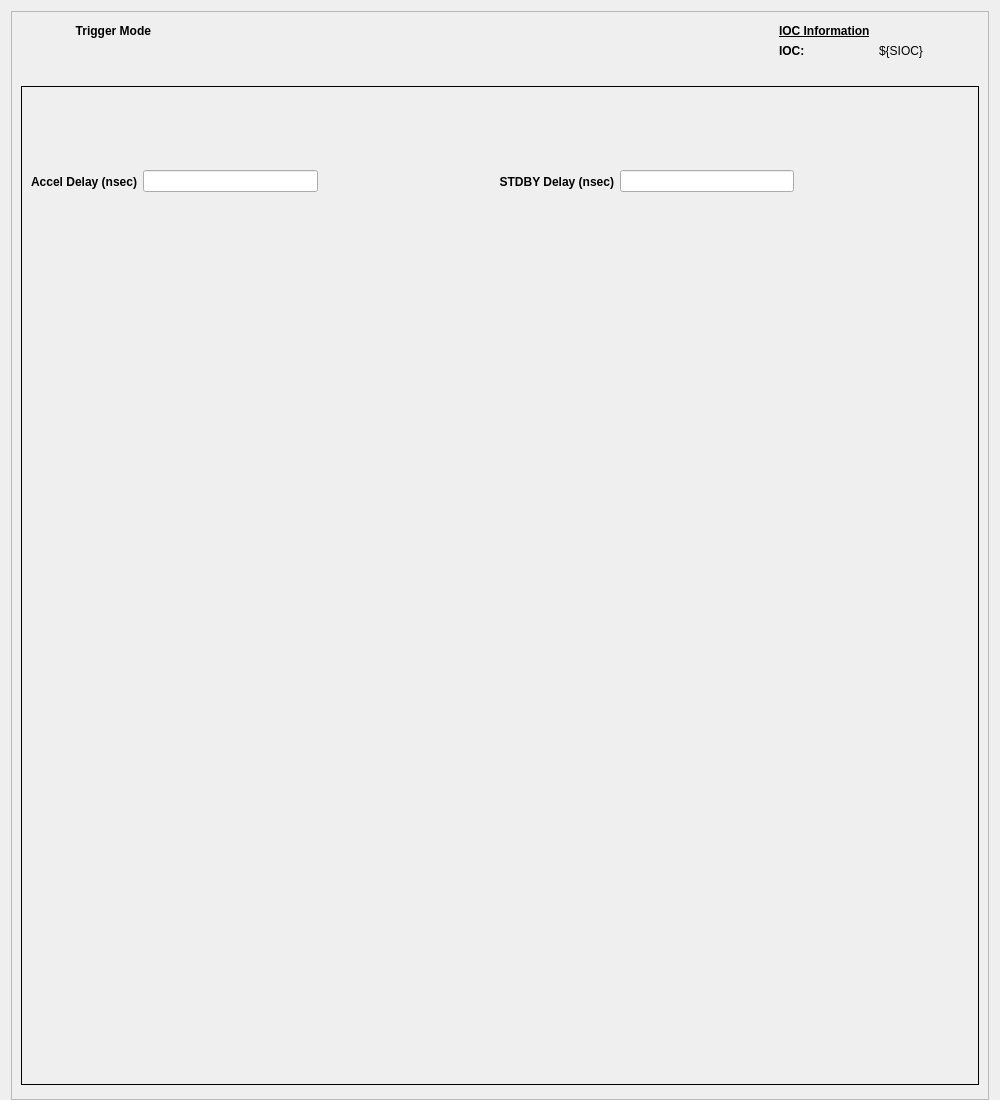
<?xml version="1.0" encoding="UTF-8"?>
<ui version="4.0">
 <class>Form</class>
 <widget class="QWidget" name="Form">
  <property name="geometry">
   <rect>
    <x>0</x>
    <y>0</y>
    <width>1000</width>
    <height>1100</height>
   </rect>
  </property>
  <property name="minimumSize">
   <size>
    <width>950</width>
    <height>0</height>
   </size>
  </property>
  <property name="maximumSize">
   <size>
    <width>16777215</width>
    <height>16777215</height>
   </size>
  </property>
  <property name="windowTitle">
   <string>High Level Triggers - ${DEV}</string>
  </property>
  <layout class="QHBoxLayout" name="horizontalLayout">
   <property name="bottomMargin">
    <number>0</number>
   </property>
   <item>
    <widget class="QScrollArea" name="scrollArea">
     <property name="widgetResizable">
      <bool>true</bool>
     </property>
     <widget class="QWidget" name="scrollAreaWidgetContents_2">
      <property name="geometry">
       <rect>
        <x>0</x>
        <y>0</y>
        <width>980</width>
        <height>1089</height>
       </rect>
      </property>
      <layout class="QVBoxLayout" name="verticalLayout">
       <item>
        <layout class="QVBoxLayout" name="verticalLayout_6" stretch="0,0,0,0,0,0,0,0,0">
         <property name="spacing">
          <number>0</number>
         </property>
         <item>
          <layout class="QGridLayout" name="gridLayout">
           <property name="bottomMargin">
            <number>10</number>
           </property>
           <item row="0" column="4" colspan="2">
            <widget class="QLabel" name="label">
             <property name="sizePolicy">
              <sizepolicy hsizetype="Fixed" vsizetype="Preferred">
               <horstretch>0</horstretch>
               <verstretch>0</verstretch>
              </sizepolicy>
             </property>
             <property name="minimumSize">
              <size>
               <width>200</width>
               <height>20</height>
              </size>
             </property>
             <property name="font">
              <font>
               <weight>75</weight>
               <bold>true</bold>
               <underline>true</underline>
              </font>
             </property>
             <property name="text">
              <string>IOC Information</string>
             </property>
            </widget>
           </item>
           <item row="1" column="5">
            <widget class="PyDMLabel" name="PyDMLabel">
             <property name="sizePolicy">
              <sizepolicy hsizetype="Fixed" vsizetype="Preferred">
               <horstretch>0</horstretch>
               <verstretch>0</verstretch>
              </sizepolicy>
             </property>
             <property name="minimumSize">
              <size>
               <width>100</width>
               <height>20</height>
              </size>
             </property>
             <property name="toolTip">
              <string/>
             </property>
             <property name="text">
              <string>${SIOC}</string>
             </property>
            </widget>
           </item>
           <item row="0" column="2">
            <widget class="PyDMEnumButton" name="PyDMEnumButton_2">
             <property name="sizePolicy">
              <sizepolicy hsizetype="Expanding" vsizetype="Preferred">
               <horstretch>0</horstretch>
               <verstretch>0</verstretch>
              </sizepolicy>
             </property>
             <property name="minimumSize">
              <size>
               <width>0</width>
               <height>20</height>
              </size>
             </property>
             <property name="maximumSize">
              <size>
               <width>16777215</width>
               <height>40</height>
              </size>
             </property>
             <property name="toolTip">
              <string/>
             </property>
             <property name="styleSheet">
              <string notr="true">QPushButton{font: 8px;}</string>
             </property>
             <property name="alarmSensitiveContent" stdset="0">
              <bool>false</bool>
             </property>
             <property name="alarmSensitiveBorder" stdset="0">
              <bool>true</bool>
             </property>
             <property name="PyDMToolTip" stdset="0">
              <string/>
             </property>
             <property name="channel" stdset="0">
              <string>ca://${DEV}:MODECFG</string>
             </property>
             <property name="items" stdset="0">
              <stringlist/>
             </property>
             <property name="useCustomOrder" stdset="0">
              <bool>false</bool>
             </property>
             <property name="invertOrder" stdset="0">
              <bool>false</bool>
             </property>
             <property name="customOrder" stdset="0">
              <stringlist/>
             </property>
             <property name="orientation" stdset="0">
              <enum>Qt::Horizontal</enum>
             </property>
             <property name="marginTop" stdset="0">
              <number>0</number>
             </property>
             <property name="marginBottom" stdset="0">
              <number>0</number>
             </property>
             <property name="marginLeft" stdset="0">
              <number>0</number>
             </property>
             <property name="marginRight" stdset="0">
              <number>0</number>
             </property>
             <property name="horizontalSpacing" stdset="0">
              <number>0</number>
             </property>
             <property name="verticalSpacing" stdset="0">
              <number>0</number>
             </property>
             <property name="checkable" stdset="0">
              <bool>true</bool>
             </property>
            </widget>
           </item>
           <item row="1" column="4">
            <widget class="QLabel" name="label_2">
             <property name="sizePolicy">
              <sizepolicy hsizetype="Fixed" vsizetype="Preferred">
               <horstretch>0</horstretch>
               <verstretch>0</verstretch>
              </sizepolicy>
             </property>
             <property name="minimumSize">
              <size>
               <width>100</width>
               <height>20</height>
              </size>
             </property>
             <property name="font">
              <font>
               <weight>75</weight>
               <bold>true</bold>
              </font>
             </property>
             <property name="text">
              <string>IOC: </string>
             </property>
            </widget>
           </item>
           <item row="0" column="3">
            <spacer name="horizontalSpacer_2">
             <property name="orientation">
              <enum>Qt::Horizontal</enum>
             </property>
             <property name="sizeType">
              <enum>QSizePolicy::Fixed</enum>
             </property>
             <property name="sizeHint" stdset="0">
              <size>
               <width>190</width>
               <height>10</height>
              </size>
             </property>
            </spacer>
           </item>
           <item row="0" column="0">
            <widget class="QLabel" name="label_3">
             <property name="sizePolicy">
              <sizepolicy hsizetype="Fixed" vsizetype="Preferred">
               <horstretch>0</horstretch>
               <verstretch>0</verstretch>
              </sizepolicy>
             </property>
             <property name="minimumSize">
              <size>
               <width>130</width>
               <height>20</height>
              </size>
             </property>
             <property name="font">
              <font>
               <weight>75</weight>
               <bold>true</bold>
              </font>
             </property>
             <property name="text">
              <string>Trigger Mode</string>
             </property>
             <property name="alignment">
              <set>Qt::AlignRight|Qt::AlignTrailing|Qt::AlignVCenter</set>
             </property>
            </widget>
           </item>
           <item row="0" column="1">
            <spacer name="horizontalSpacer">
             <property name="orientation">
              <enum>Qt::Horizontal</enum>
             </property>
             <property name="sizeType">
              <enum>QSizePolicy::Fixed</enum>
             </property>
             <property name="sizeHint" stdset="0">
              <size>
               <width>10</width>
               <height>10</height>
              </size>
             </property>
            </spacer>
           </item>
          </layout>
         </item>
         <item>
          <spacer name="verticalSpacer_5">
           <property name="orientation">
            <enum>Qt::Vertical</enum>
           </property>
           <property name="sizeType">
            <enum>QSizePolicy::Fixed</enum>
           </property>
           <property name="sizeHint" stdset="0">
            <size>
             <width>20</width>
             <height>5</height>
            </size>
           </property>
          </spacer>
         </item>
         <item>
          <widget class="PyDMEmbeddedDisplay" name="PyDMEmbeddedDisplay_11">
           <property name="minimumSize">
            <size>
             <width>930</width>
             <height>0</height>
            </size>
           </property>
           <property name="toolTip">
            <string/>
           </property>
           <property name="frameShape">
            <enum>QFrame::Box</enum>
           </property>
           <property name="lineWidth">
            <number>1</number>
           </property>
           <property name="macros" stdset="0">
            <string>{&quot;SYS&quot;: &quot;DAQMUX&quot;, &quot;SYS2&quot;: &quot;DAQMUX&quot;}</string>
           </property>
           <property name="filename" stdset="0">
            <string>xtcav_hl_triggers_sys2_SC.ui</string>
           </property>
           <property name="loadWhenShown" stdset="0">
            <bool>true</bool>
           </property>
           <property name="disconnectWhenHidden" stdset="0">
            <bool>true</bool>
           </property>
           <property name="followSymlinks" stdset="0">
            <bool>false</bool>
           </property>
          </widget>
         </item>
         <item>
          <spacer name="verticalSpacer_4">
           <property name="orientation">
            <enum>Qt::Vertical</enum>
           </property>
           <property name="sizeType">
            <enum>QSizePolicy::Fixed</enum>
           </property>
           <property name="sizeHint" stdset="0">
            <size>
             <width>20</width>
             <height>5</height>
            </size>
           </property>
          </spacer>
         </item>
         <item>
          <widget class="PyDMEmbeddedDisplay" name="PyDMEmbeddedDisplay_10">
           <property name="minimumSize">
            <size>
             <width>930</width>
             <height>0</height>
            </size>
           </property>
           <property name="toolTip">
            <string/>
           </property>
           <property name="frameShape">
            <enum>QFrame::Box</enum>
           </property>
           <property name="lineWidth">
            <number>1</number>
           </property>
           <property name="macros" stdset="0">
            <string>{&quot;SYS&quot;: &quot;ACALGN&quot;, &quot;SYS2&quot;: &quot;AC Align Gate&quot;}</string>
           </property>
           <property name="filename" stdset="0">
            <string>xtcav_hl_triggers_sys2_SC_AC.ui</string>
           </property>
           <property name="loadWhenShown" stdset="0">
            <bool>true</bool>
           </property>
           <property name="disconnectWhenHidden" stdset="0">
            <bool>true</bool>
           </property>
           <property name="followSymlinks" stdset="0">
            <bool>false</bool>
           </property>
          </widget>
         </item>
         <item>
          <spacer name="verticalSpacer_6">
           <property name="orientation">
            <enum>Qt::Vertical</enum>
           </property>
           <property name="sizeType">
            <enum>QSizePolicy::Fixed</enum>
           </property>
           <property name="sizeHint" stdset="0">
            <size>
             <width>20</width>
             <height>5</height>
            </size>
           </property>
          </spacer>
         </item>
         <item>
          <widget class="QFrame" name="frame">
           <property name="sizePolicy">
            <sizepolicy hsizetype="Preferred" vsizetype="Expanding">
             <horstretch>0</horstretch>
             <verstretch>0</verstretch>
            </sizepolicy>
           </property>
           <property name="minimumSize">
            <size>
             <width>930</width>
             <height>0</height>
            </size>
           </property>
           <property name="frameShape">
            <enum>QFrame::Box</enum>
           </property>
           <property name="frameShadow">
            <enum>QFrame::Plain</enum>
           </property>
           <layout class="QVBoxLayout" name="verticalLayout_2">
            <property name="spacing">
             <number>0</number>
            </property>
            <property name="leftMargin">
             <number>0</number>
            </property>
            <property name="topMargin">
             <number>0</number>
            </property>
            <property name="rightMargin">
             <number>0</number>
            </property>
            <property name="bottomMargin">
             <number>0</number>
            </property>
            <item>
             <widget class="QFrame" name="horizontalFrame">
              <property name="minimumSize">
               <size>
                <width>749</width>
                <height>0</height>
               </size>
              </property>
              <property name="frameShape">
               <enum>QFrame::NoFrame</enum>
              </property>
              <layout class="QHBoxLayout" name="horizontalLayout_3">
               <item>
                <widget class="QLabel" name="label_5">
                 <property name="font">
                  <font>
                   <weight>75</weight>
                   <bold>true</bold>
                  </font>
                 </property>
                 <property name="text">
                  <string>Accel Delay (nsec)</string>
                 </property>
                 <property name="alignment">
                  <set>Qt::AlignRight|Qt::AlignTrailing|Qt::AlignVCenter</set>
                 </property>
                </widget>
               </item>
               <item>
                <widget class="PyDMLineEdit" name="PyDMLineEdit_5">
                 <property name="enabled">
                  <bool>true</bool>
                 </property>
                 <property name="sizePolicy">
                  <sizepolicy hsizetype="MinimumExpanding" vsizetype="Fixed">
                   <horstretch>0</horstretch>
                   <verstretch>0</verstretch>
                  </sizepolicy>
                 </property>
                 <property name="minimumSize">
                  <size>
                   <width>100</width>
                   <height>0</height>
                  </size>
                 </property>
                 <property name="toolTip">
                  <string/>
                 </property>
                 <property name="alignment">
                  <set>Qt::AlignCenter</set>
                 </property>
                 <property name="precision" stdset="0">
                  <number>0</number>
                 </property>
                 <property name="showUnits" stdset="0">
                  <bool>false</bool>
                 </property>
                 <property name="precisionFromPV" stdset="0">
                  <bool>true</bool>
                 </property>
                 <property name="alarmSensitiveContent" stdset="0">
                  <bool>true</bool>
                 </property>
                 <property name="alarmSensitiveBorder" stdset="0">
                  <bool>true</bool>
                 </property>
                 <property name="PyDMToolTip" stdset="0">
                  <string/>
                 </property>
                 <property name="channel" stdset="0">
                  <string>ca://${DEV}:TRG_ACCL_TDES</string>
                 </property>
                </widget>
               </item>
               <item>
                <spacer name="horizontalSpacer_7">
                 <property name="orientation">
                  <enum>Qt::Horizontal</enum>
                 </property>
                 <property name="sizeHint" stdset="0">
                  <size>
                   <width>40</width>
                   <height>20</height>
                  </size>
                 </property>
                </spacer>
               </item>
               <item>
                <widget class="QLabel" name="label_7">
                 <property name="font">
                  <font>
                   <weight>75</weight>
                   <bold>true</bold>
                  </font>
                 </property>
                 <property name="text">
                  <string>STDBY Delay (nsec)</string>
                 </property>
                 <property name="alignment">
                  <set>Qt::AlignRight|Qt::AlignTrailing|Qt::AlignVCenter</set>
                 </property>
                </widget>
               </item>
               <item>
                <widget class="PyDMLineEdit" name="PyDMLineEdit_6">
                 <property name="enabled">
                  <bool>true</bool>
                 </property>
                 <property name="sizePolicy">
                  <sizepolicy hsizetype="MinimumExpanding" vsizetype="Fixed">
                   <horstretch>0</horstretch>
                   <verstretch>0</verstretch>
                  </sizepolicy>
                 </property>
                 <property name="minimumSize">
                  <size>
                   <width>100</width>
                   <height>0</height>
                  </size>
                 </property>
                 <property name="toolTip">
                  <string/>
                 </property>
                 <property name="alignment">
                  <set>Qt::AlignCenter</set>
                 </property>
                 <property name="precision" stdset="0">
                  <number>0</number>
                 </property>
                 <property name="showUnits" stdset="0">
                  <bool>false</bool>
                 </property>
                 <property name="precisionFromPV" stdset="0">
                  <bool>true</bool>
                 </property>
                 <property name="alarmSensitiveContent" stdset="0">
                  <bool>true</bool>
                 </property>
                 <property name="alarmSensitiveBorder" stdset="0">
                  <bool>true</bool>
                 </property>
                 <property name="PyDMToolTip" stdset="0">
                  <string/>
                 </property>
                 <property name="channel" stdset="0">
                  <string>ca://${DEV}:TRG_STDBY_TDES</string>
                 </property>
                </widget>
               </item>
               <item>
                <spacer name="horizontalSpacer_8">
                 <property name="orientation">
                  <enum>Qt::Horizontal</enum>
                 </property>
                 <property name="sizeHint" stdset="0">
                  <size>
                   <width>40</width>
                   <height>20</height>
                  </size>
                 </property>
                </spacer>
               </item>
              </layout>
             </widget>
            </item>
            <item>
             <spacer name="verticalSpacer_7">
              <property name="orientation">
               <enum>Qt::Vertical</enum>
              </property>
              <property name="sizeType">
               <enum>QSizePolicy::Fixed</enum>
              </property>
              <property name="sizeHint" stdset="0">
               <size>
                <width>20</width>
                <height>10</height>
               </size>
              </property>
             </spacer>
            </item>
            <item>
             <widget class="PyDMEmbeddedDisplay" name="PyDMEmbeddedDisplay_5">
              <property name="minimumSize">
               <size>
                <width>749</width>
                <height>0</height>
               </size>
              </property>
              <property name="maximumSize">
               <size>
                <width>16777215</width>
                <height>40</height>
               </size>
              </property>
              <property name="toolTip">
               <string/>
              </property>
              <property name="frameShape">
               <enum>QFrame::NoFrame</enum>
              </property>
              <property name="macros" stdset="0">
               <string>{}</string>
              </property>
              <property name="filename" stdset="0">
               <string>xtcav_hl_triggers_sys_header.ui</string>
              </property>
              <property name="loadWhenShown" stdset="0">
               <bool>true</bool>
              </property>
              <property name="disconnectWhenHidden" stdset="0">
               <bool>true</bool>
              </property>
             </widget>
            </item>
            <item>
             <widget class="PyDMEmbeddedDisplay" name="PyDMEmbeddedDisplay">
              <property name="minimumSize">
               <size>
                <width>749</width>
                <height>0</height>
               </size>
              </property>
              <property name="toolTip">
               <string/>
              </property>
              <property name="frameShape">
               <enum>QFrame::NoFrame</enum>
              </property>
              <property name="macros" stdset="0">
               <string>{&quot;SYS&quot;:&quot;LLRF&quot;}</string>
              </property>
              <property name="filename" stdset="0">
               <string>xtcav_hl_triggers_sys.ui</string>
              </property>
             </widget>
            </item>
            <item>
             <widget class="PyDMEmbeddedDisplay" name="PyDMEmbeddedDisplay_2">
              <property name="minimumSize">
               <size>
                <width>749</width>
                <height>0</height>
               </size>
              </property>
              <property name="toolTip">
               <string/>
              </property>
              <property name="frameShape">
               <enum>QFrame::NoFrame</enum>
              </property>
              <property name="macros" stdset="0">
               <string>{&quot;SYS&quot;: &quot;RTM&quot;}</string>
              </property>
              <property name="filename" stdset="0">
               <string>xtcav_hl_triggers_sys.ui</string>
              </property>
              <property name="loadWhenShown" stdset="0">
               <bool>true</bool>
              </property>
              <property name="disconnectWhenHidden" stdset="0">
               <bool>true</bool>
              </property>
             </widget>
            </item>
            <item>
             <widget class="PyDMEmbeddedDisplay" name="PyDMEmbeddedDisplay_4">
              <property name="minimumSize">
               <size>
                <width>749</width>
                <height>0</height>
               </size>
              </property>
              <property name="toolTip">
               <string/>
              </property>
              <property name="frameShape">
               <enum>QFrame::NoFrame</enum>
              </property>
              <property name="macros" stdset="0">
               <string>{&quot;SYS&quot;: &quot;MOD&quot;}</string>
              </property>
              <property name="filename" stdset="0">
               <string>xtcav_hl_triggers_sys.ui</string>
              </property>
              <property name="loadWhenShown" stdset="0">
               <bool>true</bool>
              </property>
              <property name="disconnectWhenHidden" stdset="0">
               <bool>true</bool>
              </property>
             </widget>
            </item>
            <item>
             <widget class="PyDMEmbeddedDisplay" name="PyDMEmbeddedDisplay_3">
              <property name="minimumSize">
               <size>
                <width>749</width>
                <height>0</height>
               </size>
              </property>
              <property name="toolTip">
               <string/>
              </property>
              <property name="frameShape">
               <enum>QFrame::NoFrame</enum>
              </property>
              <property name="macros" stdset="0">
               <string>{&quot;SYS&quot;: &quot;SSA&quot;}</string>
              </property>
              <property name="filename" stdset="0">
               <string>xtcav_hl_triggers_sys.ui</string>
              </property>
              <property name="loadWhenShown" stdset="0">
               <bool>true</bool>
              </property>
              <property name="disconnectWhenHidden" stdset="0">
               <bool>true</bool>
              </property>
             </widget>
            </item>
           </layout>
          </widget>
         </item>
         <item>
          <spacer name="verticalSpacer_2">
           <property name="orientation">
            <enum>Qt::Vertical</enum>
           </property>
           <property name="sizeType">
            <enum>QSizePolicy::Fixed</enum>
           </property>
           <property name="sizeHint" stdset="0">
            <size>
             <width>20</width>
             <height>5</height>
            </size>
           </property>
          </spacer>
         </item>
         <item>
          <widget class="PyDMEmbeddedDisplay" name="PyDMEmbeddedDisplay_7">
           <property name="minimumSize">
            <size>
             <width>930</width>
             <height>0</height>
            </size>
           </property>
           <property name="toolTip">
            <string/>
           </property>
           <property name="frameShape">
            <enum>QFrame::Box</enum>
           </property>
           <property name="macros" stdset="0">
            <string>{&quot;DEST&quot;: &quot;DIAG0&quot;, &quot;DEST2&quot;: &quot;DEST: DIAG0&quot;}</string>
           </property>
           <property name="filename" stdset="0">
            <string>xtcav_hl_triggers_sys_dest_SC.ui</string>
           </property>
           <property name="loadWhenShown" stdset="0">
            <bool>true</bool>
           </property>
           <property name="disconnectWhenHidden" stdset="0">
            <bool>true</bool>
           </property>
           <property name="followSymlinks" stdset="0">
            <bool>false</bool>
           </property>
          </widget>
         </item>
        </layout>
       </item>
      </layout>
     </widget>
    </widget>
   </item>
  </layout>
 </widget>
 <customwidgets>
  <customwidget>
   <class>PyDMLabel</class>
   <extends>QLabel</extends>
   <header>pydm.widgets.label</header>
  </customwidget>
  <customwidget>
   <class>PyDMEmbeddedDisplay</class>
   <extends>QFrame</extends>
   <header>pydm.widgets.embedded_display</header>
  </customwidget>
  <customwidget>
   <class>PyDMEnumButton</class>
   <extends>QWidget</extends>
   <header>pydm.widgets.enum_button</header>
  </customwidget>
  <customwidget>
   <class>PyDMLineEdit</class>
   <extends>QLineEdit</extends>
   <header>pydm.widgets.line_edit</header>
  </customwidget>
 </customwidgets>
 <resources/>
 <connections/>
</ui>
